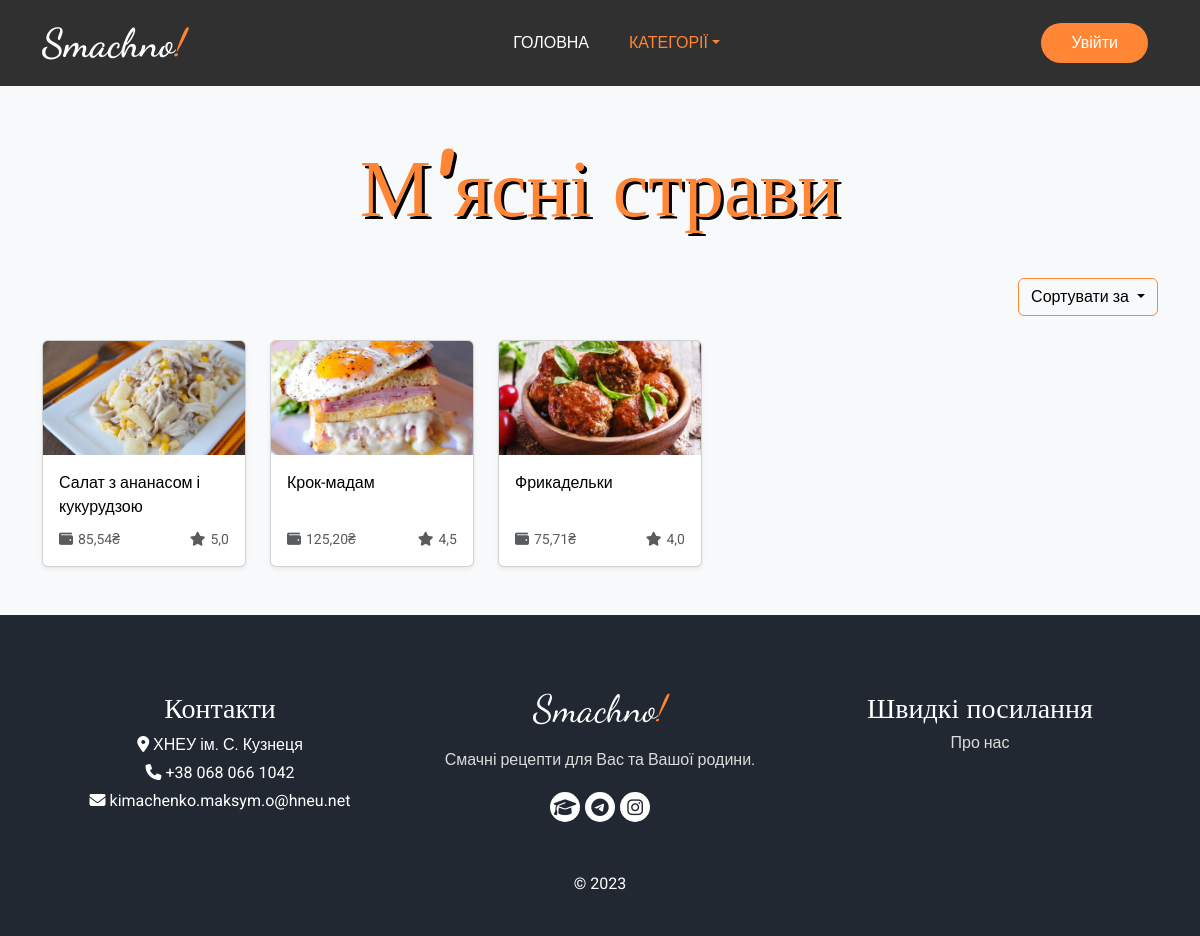
/category/miasni-stravy, run on the app's committed database.
### recipes/models.py (models this page shows, shortened)
class Category(models.Model):
    name = models.CharField('Назва', max_length=50, unique=True)
    slug = models.CharField('Посилання', max_length=64)
    class Meta:
        db_table = 'Categories'
        verbose_name = 'Категорія'
        verbose_name_plural = 'Категорії'

class Recipe(models.Model):
    def get_preview_path(self, filename):
        path = 'images\\' + date(localtime(self.created), 'ymd-Hi-') + translit(self.title).replace(' ', '-') + '/cover.webp'
        return path
    preview = ResizedImageField(verbose_name='Фото-прев\'ю', upload_to=get_preview_path, size=[1920, 1080], crop=['middle', 'center'], quality=100, force_format='WEBP')
    folder_path = models.FilePathField('Шлях до папки з фото', max_length=128)
    title = models.CharField('Назва', max_length=100, unique=True)
    slug = models.CharField('Посилання', max_length=128)
    description = CKEditor5Field('Детальний рецепт', config_name='extends')
    cooking_time = models.CharField('Час приготування', max_length=30)
    portions = models.IntegerField('Кількість порцій')
    created = models.DateTimeField('Дата публікації', auto_now_add=True)
    modified = models.DateTimeField('Дата редагування', auto_now=True)
    likes = models.ManyToManyField(settings.AUTH_USER_MODEL, verbose_name='Уподобали', related_name='like_recipe')
    total_price = models.DecimalField('Вартість', max_digits=6, decimal_places=2, null=True)
    avg_rating = models.DecimalField('Оцінка', max_digits=2, decimal_places=1, default=5)
    category = models.ManyToManyField(Category, verbose_name='Категорії')
    class Meta:
        db_table = 'Recipes'
        verbose_name = 'Рецепт'
        verbose_name_plural = 'Рецепти'

### recipes/views.py (the view)
# urls.py: path('category/<str:slug>', views.CategoryRecipes.as_view(), name='category_recipes'),
class CategoryRecipes(View):
    def get(self, request, slug):
        category = Category.objects.get(slug=slug)
        category_recipes = Recipe.objects.filter(category__name=category.name)
        categories = Category.objects.all()
        return render(request, "recipes/category.html", {'category_recipes': category_recipes, 'category': category, 'categories': categories})

### templates/recipes/category.html (shortened to what this page needs)
{% load static %}
<!DOCTYPE html>
<html lang="uk">
<head>
  <link rel="stylesheet" href="https://cdnjs.cloudflare.com/ajax/libs/bootstrap/5.3.0/css/bootstrap.min.css" />
  <link rel="stylesheet" href="https://cdnjs.cloudflare.com/ajax/libs/font-awesome/6.4.0/css/all.min.css" />
  <link rel="stylesheet" href="{% static 'recipes/css/category.css' %}" />
</head>
<body>
  <header class="hero_area">
    <div class="container">
      <nav class="navbar navbar-expand-lg custom_navbar">
        <a class="navbar-brand" href="{% url 'home' %}">
          <span class="word">Smachno<span class="exclamation">!</span></span>
        </a>
        <div class="collapse navbar-collapse" id="navbarSupportedContent">
          <ul class="navbar-nav mx-auto">
            <li class="nav-item">
              <a class="btn nav-link" href="{% url 'home' %}">Головна</a>
            </li>
            <li class="nav-item active">
              <div class="dropdown-center">
                <a class="btn nav-link dropdown-toggle categories-menu" data-bs-toggle="dropdown" aria-expanded="false" href="#">Категорії</a>
              </div>
            </li>
          {% if user.is_authenticated %}
            <li class="nav-item">
              <a class="btn nav-link" href="{% url 'favorites_recipes' %}">Уподобані рецепти</a>
            </li>
            {% if user.is_superuser %}
            <li class="nav-item">
              <a class="btn nav-link" style="color: orangered" href="/admin">Адмінка</a>
            </li>
            {% endif %}
            </ul>
            <div class="d-flex justify-content-center">
              <div class="dropdown user-menu text-center">
                <a href="#" class="nav-link" role="button" id="userDropdown" data-bs-toggle="dropdown" aria-expanded="false">
                  <span class="user-img">
                    <img src="{% static 'users/images/no_user_img.webp' %}" class="rounded-circle" width="40" alt="User Image">
                  </span>
                </a>
                <ul class="dropdown-menu dropdown-menu-end" style="border-radius: 0; transform: translateX(-50%); left: 50%;" aria-labelledby="userDropdown">
                  <li>
                    <div class="user-header">
                      <div class="avatar avatar-sm">
                        <img src="{% static 'users/images/no_user_img.webp' %}" class="avatar-img rounded-circle" alt="User Image">
                      </div>
                      <div class="user-text d-flex align-items-center">
                        <h6>{{ user.username }}</h6>
                      </div>
                    </div>
                  </li>
                  <li><a class="dropdown-item" href="{% url 'profile' user.id %}">Мій профіль</a></li>
                  <li><a class="dropdown-item" href="{% url 'edit_profile' user.id %}">Налаштування</a></li>
                  <li><a class="dropdown-item" href="{% url 'signout' %}">Вийти</a></li>
                </ul>
              </div>
            </div>
          {% else %}
          </ul>
          <div class="user_option">
            <a href="{% url 'signin' %}" class="signin">Увійти</a>
          </div>
          {% endif %}
        </div>
      </nav>
    </div>
  </header>
  <div class="py-5 bg-light">
    <div class="container">
      <div class="heading_container heading_center">
        <h1> {{ category.name }} </h1>
      </div>
      <br><br>
      <div class="row-2">
        <div class="col d-flex justify-content-end">
          <div class="dropdown-center">
            <button class="btn dropdown-toggle text-black" type="button" data-bs-toggle="dropdown" aria-expanded="false" id="filter-btn">
              Сортувати за
            </button>
          </div>
        </div>
        <br>
      </div>
      <div class="row">
        <section class="col-md-12">
          <div class="row recipe-container row-cols-xs-1 row-cols-md-4 row-cols-lg-5 g-4">
            {% for recipe in category_recipes reversed %}
            <div class="col recipe-item" data-id="{{ recipe.id }}" data-rating="{{ recipe.avg_rating }}"
              data-worth="{{ recipe.total_price }}">
              <div class="card shadow-sm">
                <a href="{% url 'recipe_detail' recipe.slug %}">
                  <img class="card-img-top" src="{{ recipe.preview.url }}">
                </a>
                <div class="card-body d-flex flex-column justify-content-between">
                  <a href="{% url 'recipe_detail' recipe.slug %}" style="text-decoration: none; color:black;">
                    <p class="card-text" style="margin-bottom: 10px;">{{ recipe.title }}</p>
                  </a>
                  <div class="d-flex justify-content-between align-items-center">
                    <small class="text-muted">
                      <i class="fa-solid fa-wallet" style="margin-right: 5px;" title="Вартість приготування"></i>{{ recipe.total_price }}₴
                    </small>
                    <small class="text-muted">
                      <i class="fa-solid fa-star" style="margin-right: 5px; margin-left: 5px;" title="Оцінка"></i>{{ recipe.avg_rating }}
                    </small>
                  </div>
                </div>
              </div>
            </div>
            {% endfor %}
          </div>
        </section>
      </div>
    </div>
  </div>
  <footer class="footer_section">
    <div class="container">
      <div class="row">
        <div class="col-md-4 footer-col">
          <div class="footer_contact">
            <h4> Контакти </h4>
            <div class="contact_link_box">
              <div>
                <i class="fa-solid fa-location-dot"></i>
                <span> ХНЕУ ім. С. Кузнеця </span>
              </div>
              <div>
                <i class="fa-solid fa-phone"></i>
                <span> +38 068 066 1042 </span>
              </div>
              <div>
                <i class="fa-solid fa-envelope"></i>
                <span> kimachenko.maksym.o@hneu.net </span>
              </div>
            </div>
          </div>
        </div>
        <div class="col-md-4 footer-col">
          <div class="footer_detail">
            <a href="{% url 'home' %}/" class="footer-logo"> <span class="word">Smachno<span class="exclamation">!</span></span></a>
            <p> Смачні рецепти для Вас та Вашої родини. </p>
            <div class="footer_social">
              <a href="https://www.hneu.edu.ua/">
                <i class="fa-solid fa-graduation-cap" aria-hidden="true"></i>
              </a>
              <a href="https://t.me/maxkimachenko">
                <i class="fa-brands fa-telegram" aria-hidden="true"></i>
              </a>
              <a href="https://instagram.com/maxkimachenko">
                <i class="fa-brands fa-instagram" aria-hidden="true"></i>
              </a>
            </div>
          </div>
        </div>
        <div class="col-md-4 footer-col">
          <h4> Швидкі посилання </h4>
          <a href="#">
            <p> Про нас </p>
          </a>
        </div>
      </div>
      <div class="footer-info">
        <p> &copy; <span id="displayYear"></span></p>
      </div>
    </div>
  </footer>
</body>
</html>

### static/recipes/css/category.css (style rules this page uses)
:root { --dark: #1b1e2c; --bg-color: #303030; --main-color: #ff8635; --main-color-shadow: #EC5800; }
body { font-family: 'Roboto', sans-serif; color: #0c0c0c; background-color: #ffffff; overflow-x: hidden; }
.hero_area { position: relative; min-height: auto; display: -webkit-box; display: -ms-flexbox; display: flex; padding: 8px 10px; background: var(--bg-color); -webkit-box-orient: vertical; -webkit-box-direction: normal; -ms-flex-direction: column; flex-direction: column; }
.navbar-brand { color: #ffffff; }
.navbar-brand .exclamation { color: var(--main-color); }
.navbar-brand .word { color: white; }
.navbar-brand span { font-size: 32px; font-family: 'Dancing Script'; font-size: 2.5rem; font-weight: 600; }
.custom_navbar { padding: 0; }
.user_option { display: -webkit-box; display: -ms-flexbox; display: flex; -webkit-box-align: center; -ms-flex-align: center; align-items: center; }
.user_option a { margin: 0 10px; }
.user_option .signin { display: inline-block; padding: 8px 30px; background-color: var(--main-color); color: #ffffff; border-radius: 45px; -webkit-transition: all 0.3s; transition: all 0.3s; border: none; }
.heading_container h1 { font-family: 'Pacifico', cursive; position: relative; margin-bottom: 0; font-size: 5rem; color: var(--main-color); text-shadow: 3px 3px 0 black; }
.heading_container.heading_center { -webkit-box-align: center; -ms-flex-align: center; align-items: center; text-align: center; }
a, a:hover, a:focus { text-decoration: none; }
#filter-btn { border-color: var(--main-color); }
.navbar-nav .nav-item .nav-link { padding: 5px 20px; color: #ffffff; text-align: center; text-transform: uppercase; border-radius: 5px; -webkit-transition: all 0.3s; transition: all 0.3s; }
.navbar-nav .nav-item.active .nav-link { color: var(--main-color); }
.footer_section { background-color: #222831; color: #ffffff; padding: 75px 0 40px 0; text-align: center; }
.footer_section h4 { font-size: 28px; font-family: 'Pacifico', cursive; }
.footer_section .footer-logo { font-family: 'Dancing Script', cursive; margin-bottom: 20px; }
.footer_section .footer-logo .exclamation { color: var(--main-color); }
.footer_section .footer-logo .word { color: white; }
.footer_section p { color: #dbdbdb; }
.footer_section .footer-col { margin-bottom: 15px; }
.footer_section .footer_contact .contact_link_box { display: -webkit-box; display: -ms-flexbox; display: flex; line-height: 1.75; -webkit-box-orient: vertical; -webkit-box-direction: normal; -ms-flex-direction: column; flex-direction: column; }
.footer_section .footer-logo { display: block; font-size: 38px; line-height: 1; color: #ffffff; }
.footer_section .footer_social { display: -webkit-box; display: -ms-flexbox; display: flex; -webkit-box-pack: center; -ms-flex-pack: center; justify-content: center; margin-top: 20px; margin-bottom: 10px; }
.footer_section .footer_social a { display: -webkit-box; display: -ms-flexbox; display: flex; -webkit-box-pack: center; -ms-flex-pack: center; justify-content: center; -webkit-box-align: center; -ms-flex-align: center; align-items: center; color: #222831; width: 30px; height: 30px; border-radius: 100%; background-color: #ffffff; border-radius: 100%; margin: 0 2.5px; font-size: 18px; }
.footer_section .footer-info { text-align: center; margin-top: 25px; }
.footer_section .footer-info p { color: #ffffff; margin: 0; }

### data on the page
Category: name "М'ясні страви"
Recipe: preview (picture), title "Салат з ананасом і кукурудзою", total_price "85,54", avg_rating "5,0"
Recipe: preview (picture), title "Крок-мадам", total_price "125,20", avg_rating "4,5"
Recipe: preview (picture), title "Фрикадельки", total_price "75,71", avg_rating "4,0"
